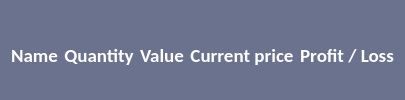
               <widget class="QFrame" name="frame_gold_titles">
                <property name="minimumSize">
                 <size>
                  <width>0</width>
                  <height>0</height>
                 </size>
                </property>
                <property name="styleSheet">
                 <string notr="true">background-color: #6B728E;
border-bottom-left-radius: 0px;
border-bottom-right-radius: 0px;
color:white;
</string>
                </property>
                <property name="frameShape">
                 <enum>QFrame::StyledPanel</enum>
                </property>
                <property name="frameShadow">
                 <enum>QFrame::Raised</enum>
                </property>
                <layout class="QHBoxLayout" name="horizontalLayout_9">
                 <property name="bottomMargin">
                  <number>0</number>
                 </property>
                 <item>
                  <widget class="QLabel" name="labelGoldName">
                   <property name="sizePolicy">
                    <sizepolicy hsizetype="Preferred" vsizetype="Maximum">
                     <horstretch>0</horstretch>
                     <verstretch>0</verstretch>
                    </sizepolicy>
                   </property>
                   <property name="font">
                    <font>
                     <family>Calibri</family>
                     <pointsize>14</pointsize>
                     <weight>75</weight>
                     <italic>false</italic>
                     <bold>true</bold>
                     <underline>false</underline>
                     <strikeout>false</strikeout>
                     <kerning>true</kerning>
                    </font>
                   </property>
                   <property name="text">
                    <string>Name</string>
                   </property>
                   <property name="alignment">
                    <set>Qt::AlignCenter</set>
                   </property>
                  </widget>
                 </item>
                 <item>
                  <widget class="QLabel" name="labelGoldQuantity">
                   <property name="sizePolicy">
                    <sizepolicy hsizetype="Preferred" vsizetype="Maximum">
                     <horstretch>0</horstretch>
                     <verstretch>0</verstretch>
                    </sizepolicy>
                   </property>
                   <property name="font">
                    <font>
                     <family>Calibri</family>
                     <pointsize>14</pointsize>
                     <weight>75</weight>
                     <italic>false</italic>
                     <bold>true</bold>
                     <underline>false</underline>
                     <strikeout>false</strikeout>
                     <kerning>true</kerning>
                    </font>
                   </property>
                   <property name="text">
                    <string>Quantity</string>
                   </property>
                   <property name="alignment">
                    <set>Qt::AlignCenter</set>
                   </property>
                  </widget>
                 </item>
                 <item>
                  <widget class="QLabel" name="labelGoldValue">
                   <property name="sizePolicy">
                    <sizepolicy hsizetype="Preferred" vsizetype="Maximum">
                     <horstretch>0</horstretch>
                     <verstretch>0</verstretch>
                    </sizepolicy>
                   </property>
                   <property name="font">
                    <font>
                     <family>Calibri</family>
                     <pointsize>14</pointsize>
                     <weight>75</weight>
                     <italic>false</italic>
                     <bold>true</bold>
                     <underline>false</underline>
                     <strikeout>false</strikeout>
                     <kerning>true</kerning>
                    </font>
                   </property>
                   <property name="text">
                    <string>Value</string>
                   </property>
                   <property name="alignment">
                    <set>Qt::AlignCenter</set>
                   </property>
                  </widget>
                 </item>
                 <item>
                  <widget class="QLabel" name="labelGoldCurrentPrice">
                   <property name="font">
                    <font>
                     <family>Calibri</family>
                     <pointsize>14</pointsize>
                     <weight>75</weight>
                     <bold>true</bold>
                    </font>
                   </property>
                   <property name="text">
                    <string>Current price</string>
                   </property>
                   <property name="alignment">
                    <set>Qt::AlignCenter</set>
                   </property>
                  </widget>
                 </item>
                 <item>
                  <widget class="QLabel" name="labelGoldProfitLoss">
                   <property name="sizePolicy">
                    <sizepolicy hsizetype="Preferred" vsizetype="Maximum">
                     <horstretch>0</horstretch>
                     <verstretch>0</verstretch>
                    </sizepolicy>
                   </property>
                   <property name="font">
                    <font>
                     <family>Calibri</family>
                     <pointsize>14</pointsize>
                     <weight>75</weight>
                     <italic>false</italic>
                     <bold>true</bold>
                     <underline>false</underline>
                     <strikeout>false</strikeout>
                     <kerning>true</kerning>
                    </font>
                   </property>
                   <property name="text">
                    <string>Profit / Loss</string>
                   </property>
                   <property name="alignment">
                    <set>Qt::AlignCenter</set>
                   </property>
                  </widget>
                 </item>
                </layout>
               </widget>
